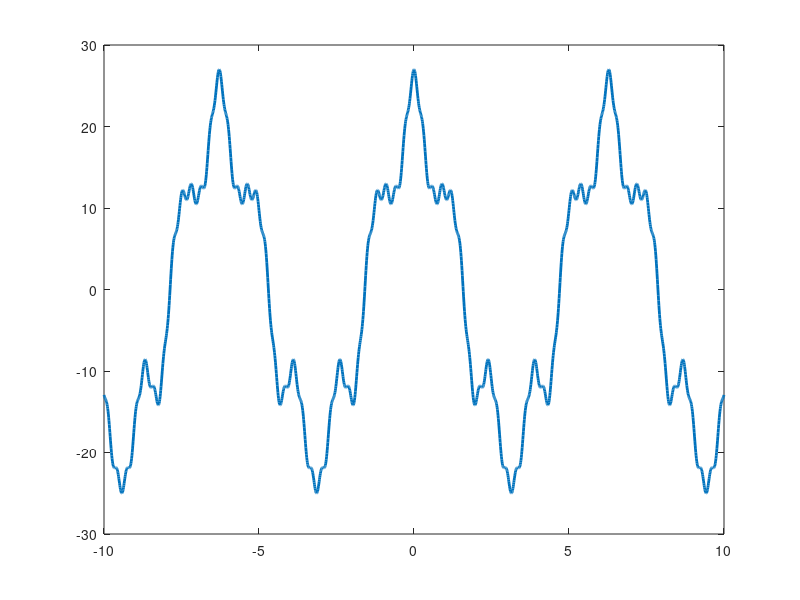

Write the MATLAB code that produced this figure.
function approx()
    X = -10:0.01:10;
    plot(X, f(X), 'LineWidth', 2)
    pause
end

function y = f(x)
    y = 19.99992 * cos(x) + 4.999982 * cos(5 * x) + 0.9993442 * cos(8 * x) + 0.9956820 * cos(21 * x);
end